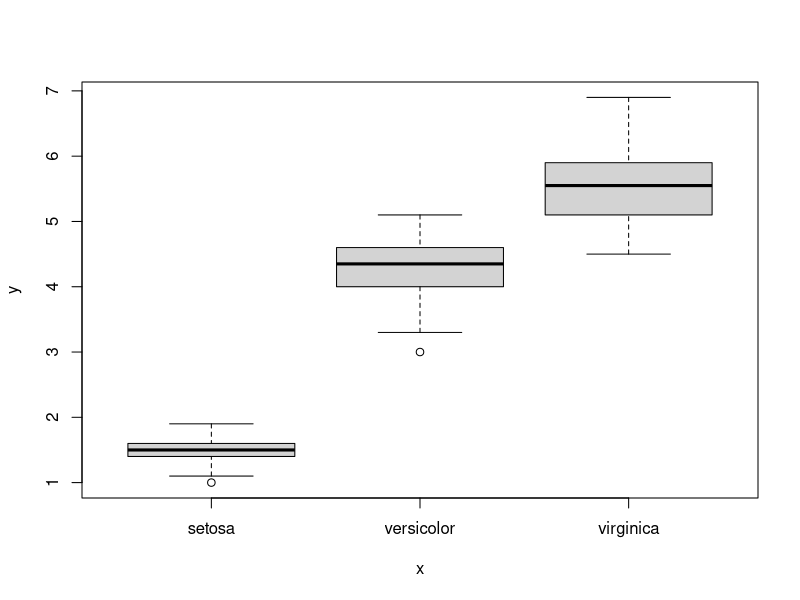
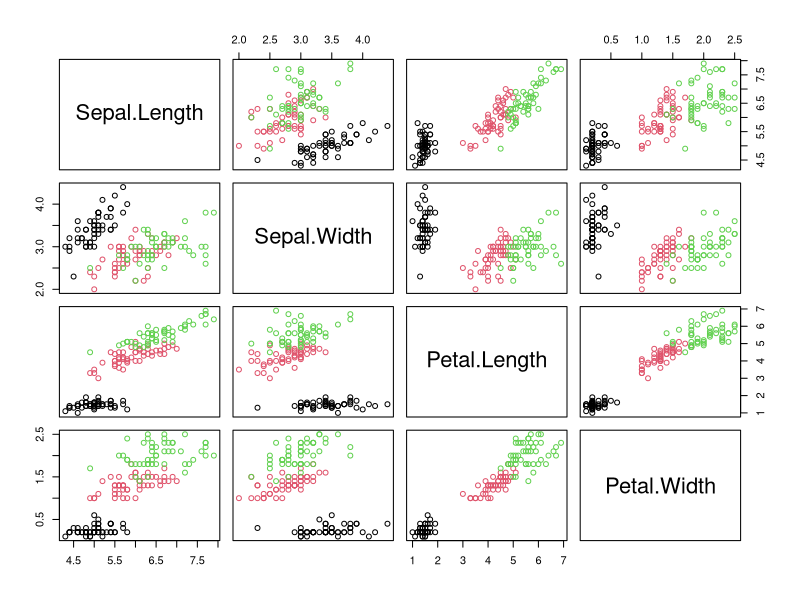

Write the R code that produced these figures, in order.
## ---- chunk 1
library(tidyverse)
data("iris")
## ---- chunk 2
knitr::opts_chunk$set(echo = TRUE)
## ---- chunk 3
#A) 
# YOUR CODE HERE
plot(iris$Species, 
     iris$Petal.Length) 
longest <- "virginica"
 
#B)
# YOUR CODE HERE
Species_and_Width <- iris[,c(2,5)] 
#making new dataframe with only species and species width 

subset_setosa <- subset(Species_and_Width, Species == "setosa")
#making new dataframe with only setosa and the sepal widths
subset_virginica <- subset(Species_and_Width, Species =="virginica")
#making new dataframe with only virginica and sepal widths
subset_versicolor <-subset(Species_and_Width, Species == "versicolor")
#making new dataframe with only versicolor and sepal widths

var(subset_setosa)
var(subset_virginica)
var(subset_versicolor)
#printing the variance of each species speal widths, setosa has the highest 

variable <- "setosa"
## ---- chunk 4
#A)
# YOUR CODE HERE
base_plot.png <- plot(iris[,1:4], col = iris$Species)

## ---- chunk 5
#A)
# YOUR CODE HERE
## ---- chunk 6
# FIX AND IMPLEMENT CODE BELOW
#ggplot(iris, aes(x = Petal.Length, y = Sepal.Lenth), color = "Species")+
 # geom_line(size = Petal.Width)+
  #theme_minimal()

# A)
# YOUR CODE HERE
## ---- chunk 7
# FIX AND IMPLEMENT CODE BELOW

#A) 
#ggplot(iris, aes(x = Sepal.Length, y = Sepal.Width, color = Species))+
#  geom_line(alpha = 0.5, aes(as.factor(Petal.Length)))+
#  theme(legend.position = "left")+
#  scale_x_continuous(limits = seq(0,Inf,2))

# YOUR CODE HERE

## ---- chunk 8
# YOUR CODE HERE

#A)
# YOUR CODE HERE

## ---- chunk 9
# YOUR CODE HERE

#A)
# YOUR CODE HERE

#B)
# YOUR CODE HERE
## ---- chunk 10
#A)
# YOUR CODE HERE
#B)
# YOUR CODE HERE
## ---- chunk 11
#C)
# YOUR CODE HERE
